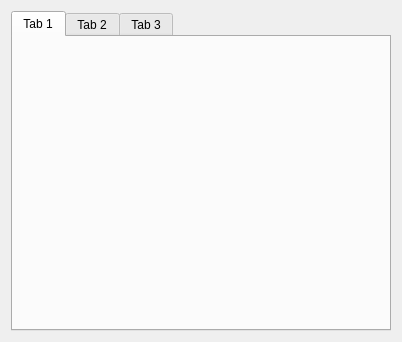
<?xml version="1.0" encoding="UTF-8"?>
<ui version="4.0">
 <class>MainWidget</class>
 <widget class="QWidget" name="MainWidget">
  <property name="geometry">
   <rect>
    <x>0</x>
    <y>0</y>
    <width>402</width>
    <height>342</height>
   </rect>
  </property>
  <property name="windowTitle">
   <string>MainWidget</string>
  </property>
  <layout class="QVBoxLayout" name="verticalLayout">
   <item>
    <widget class="QTabWidget" name="pTabWidget">
     <property name="currentIndex">
      <number>0</number>
     </property>
     <widget class="QWidget" name="pTab1">
      <attribute name="title">
       <string>Tab 1</string>
      </attribute>
     </widget>
     <widget class="QWidget" name="pTab2">
      <attribute name="title">
       <string>Tab 2</string>
      </attribute>
     </widget>
     <widget class="QWidget" name="pTab3">
      <attribute name="title">
       <string>Tab 3</string>
      </attribute>
     </widget>
    </widget>
   </item>
  </layout>
 </widget>
 <resources/>
 <connections/>
</ui>
